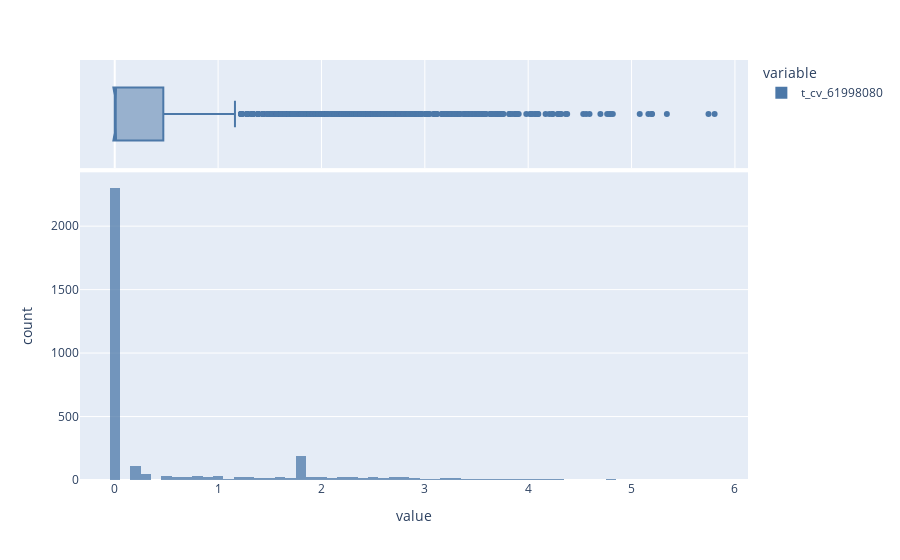

Notebook code cell kept with this figure:
### Code cell
# Ajustando a cauda longa aplicando a Transformação Logarítmica

fig = px.histogram(
    np.log1p(df_knn[chuvas]),
    marginal="box",
    barmode='overlay',
    opacity=0.75,
    color_discrete_sequence=px.colors.qualitative.T10
)
fig.show()

### Figure 1 — Plotly figure (JSON) as saved in the notebook; plotly's stock layout.template omitted (floating-point values rounded to 4 significant figures; data arrays with more than 128 entries replaced by an {"elided": "..."} marker saying what was removed)
{"data": [{"alignmentgroup": "True", "bingroup": "x", "hovertemplate": "variable=t_cv_61998080<br>value=%{x}<br>count=%{y}<extra></extra>", "legendgroup": "t_cv_61998080", "marker": {"color": "#4C78A8", "opacity": 0.75, "pattern": {"shape": ""}}, "name": "t_cv_61998080", "offsetgroup": "t_cv_61998080", "orientation": "v", "showlegend": true, "type": "histogram", "x": {"elided": "3289 float values"}, "xaxis": "x", "yaxis": "y"}, {"alignmentgroup": "True", "hovertemplate": "variable=t_cv_61998080<br>value=%{x}<extra></extra>", "legendgroup": "t_cv_61998080", "marker": {"color": "#4C78A8"}, "name": "t_cv_61998080", "notched": true, "offsetgroup": "t_cv_61998080", "showlegend": false, "type": "box", "x": {"elided": "3289 float values"}, "xaxis": "x2", "yaxis": "y2"}], "layout": {"barmode": "overlay", "legend": {"title": {"text": "variable"}, "tracegroupgap": 0}, "margin": {"t": 60}, "xaxis": {"anchor": "y", "domain": [0, 1], "title": {"text": "value"}}, "xaxis2": {"anchor": "y2", "domain": [0, 1], "matches": "x", "showgrid": true, "showticklabels": false}, "yaxis": {"anchor": "x", "domain": [0, 0.7326], "title": {"text": "count"}}, "yaxis2": {"anchor": "x2", "domain": [0.7426, 1], "matches": "y2", "showgrid": false, "showline": false, "showticklabels": false, "ticks": ""}}}
